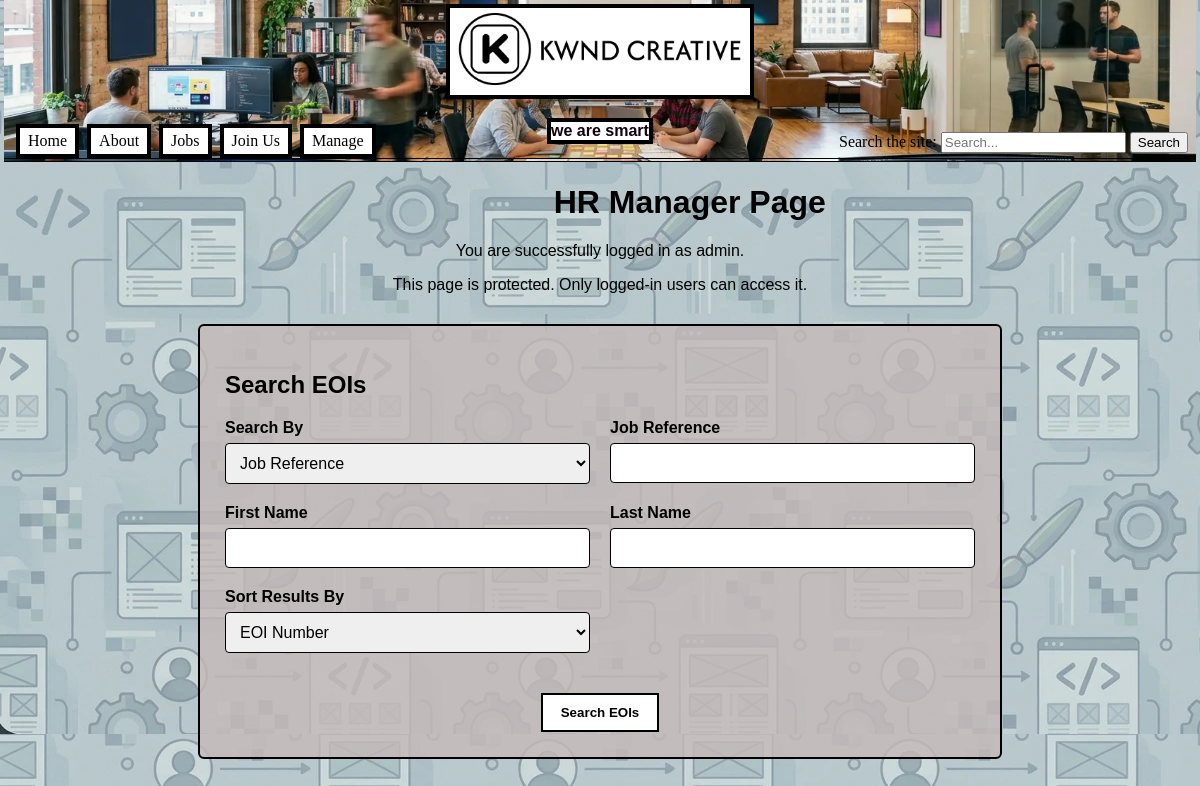
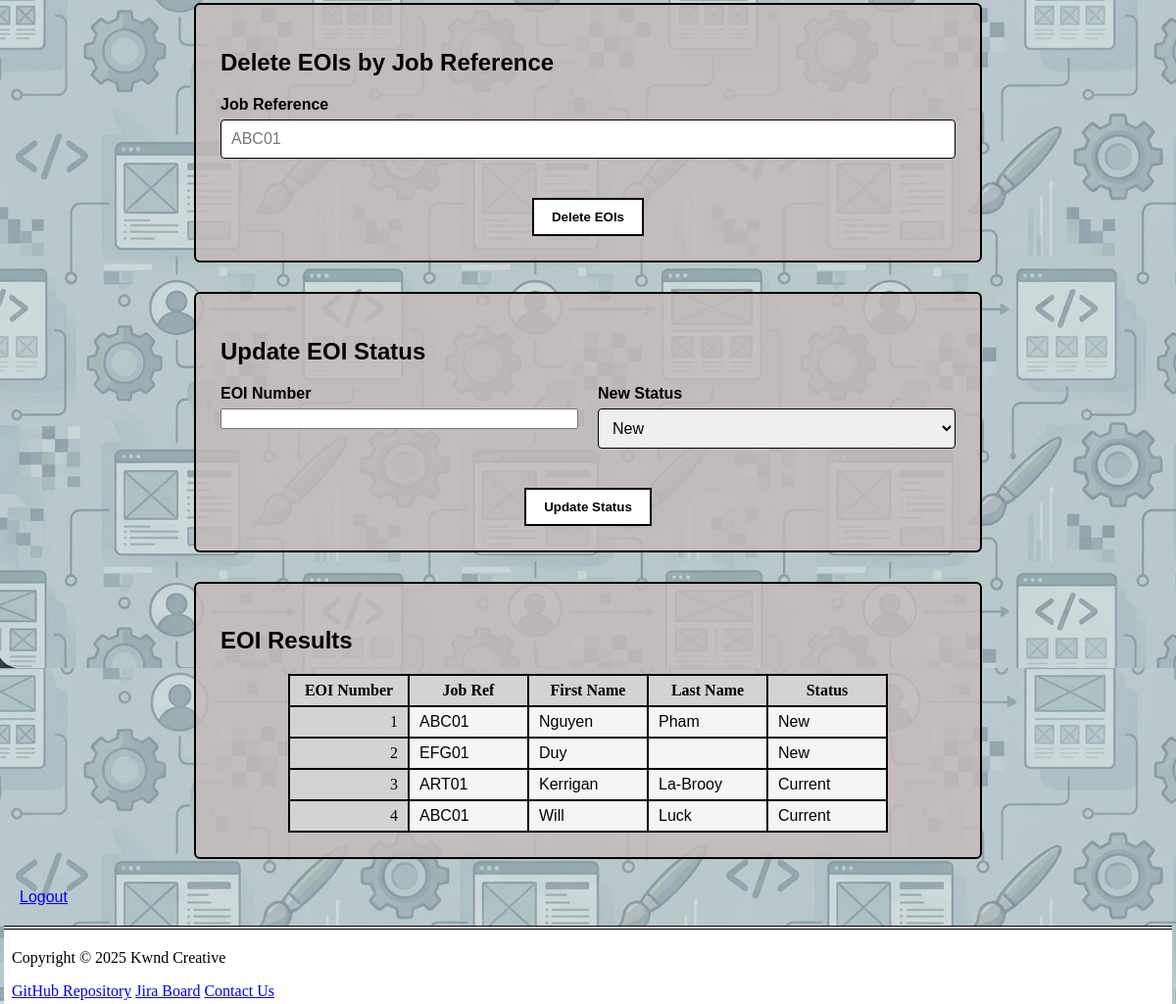
/manage.php (signed in), run on the app's committed database (2 pictures, top to bottom).
### tables this page shows
CREATE TABLE `eoi` (
  `EOINumber` int(11) NOT NULL,
  `JobRef` varchar(5) NOT NULL,
  `FirstName` varchar(20) NOT NULL,
  `LastName` varchar(20) NOT NULL,
  `DOB` date NOT NULL,
  `Gender` enum('Male','Female','Other') NOT NULL,
  `Street` varchar(40) NOT NULL,
  `SuburbTown` varchar(40) NOT NULL,
  `State` enum('VIC','NSW','QLD','SA','WA','TAS','ACT','NT') NOT NULL,
  `Postcode` char(4) NOT NULL,
  `Email` varchar(60) NOT NULL,
  `Phone` varchar(12) NOT NULL,
  `Skills` varchar(300) NOT NULL,
  `OtherSkills` varchar(300) DEFAULT NULL,
  `Status` enum('New','Current','Final') NOT NULL DEFAULT 'New'
);

### manage.php (the view, shortened to what this page needs)
<?php include 'header.inc'; ?>
<?php
require_once("settings.php");
$conn = mysqli_connect($host, $user, $password, $database);
$query = "SELECT * FROM eoi";
$result = (mysqli_query($conn, $query));
?>
<main>
    <div class="formIntro">
        <h1>HR Manager Page</h1>
        <p>You are successfully logged in as admin.</p>
        <p>This page is protected. Only logged-in users can access it.</p>
    </div>
    <section id="applicationForm">
    <h2>Search EOIs</h2>
        <form method="post" action="manage.php">
            <div class="formGrid">
                <div class="formRow">
                    <label for="searchType">Search By</label>
                    <select id="searchType" name="searchType">
                        <option value="jobRef">Job Reference</option>
                    </select>
                </div>
                <div class="formRow">
                    <label for="jobRef">Job Reference</label>
                    <input type="text"
                        id="jobRef"
                        name="jobRef">
                </div>
                <div class="formRow">
                    <label for="firstName">First Name</label>
                    <input type="text"
                        id="firstName"
                        name="firstName">
                </div>
                <div class="formRow">
                    <label for="lastName">Last Name</label>
                    <input type="text"
                        id="lastName"
                        name="lastName">
                </div>
                <div class="formRow">
                    <label for="sortField">Sort Results By</label>
                    <select id="sortField" name="sortField">
                        <option value="">EOI Number</option>
                    </select>
                </div>
                <div class="formButtons fullWidth">
                    <input type="submit"
                        name="search"
                        value="Search EOIs">
                </div>
            </div>
        </form>
    </section>
    <section id="applicationForm">
        <h2>Delete EOIs by Job Reference</h2>
        <form method="post" action="manage.php">
            <div class="formGrid">
                <div class="formRow fullWidth">
                    <label for="deleteRef">Job Reference</label>
                    <input type="text"
                           id="deleteRef"
                           name="deleteRef"
                           placeholder="ABC01">
                </div>
                <div class="formButtons fullWidth">
                    <input type="submit" name="delete" value="Delete EOIs">
                </div>
            </div>
        </form>
    </section>
    <section id="applicationForm">
    <h2>Update EOI Status</h2>
        <form method="post" action="manage.php">
            <div class="formGrid">
                <div class="formRow">
                    <label for="eoiID">EOI Number</label>
                    <input type="number"
                        id="eoiID"
                        name="eoiID">
                </div>
                <div class="formRow">
                    <label for="status">New Status</label>
                    <select id="status" name="status">
                        <option value="New">New</option>
                    </select>
                </div>
                <div class="formButtons fullWidth">
                    <input type="submit"
                        name="updateStatus"
                        value="Update Status">
                </div>
            </div>
        </form>
    </section>
    <section id="applicationForm">
        <h2>EOI Results</h2>
        <table class="hobbyTable" id="hobbyTable">
            <tr>
                <th>EOI Number</th>
                <th>Job Ref</th>
                <th>First Name</th>
                <th>Last Name</th>
                <th>Status</th>
            </tr>
            <?php
                while ($row = mysqli_fetch_assoc($result)) {
            ?>
            <tr>
                <td><?php echo $row["EOINumber"]; ?></td>
                <td><?php echo $row["JobRef"]; ?></td>
                <td><?php echo $row["FirstName"]; ?></td>
                <td><?php echo $row["LastName"]; ?></td>
                <td><?php echo $row["Status"]; ?></td>
            </tr>
            <?php
                }
            ?>
        </table>
    </section>
    <p><a href="logout.php">Logout</a></p>
</main>
<?php include 'footer.inc'; ?>

### styles/style.css (style rules this page uses)
body { margin: 0; padding: 0; background-image: url('images/backdrop.webp'); background-repeat: repeat; }
table { border-collapse: collapse; }
th, td { border: 2px solid #000000; padding: 6px 10px; min-width: 100px; }
td:first-child { text-align: right; }
.hobbyTable { margin: auto; }
#hobbyTable { border: 4px #000000; background-color: #f5f5f5; }
#hobbyTable th { font-family: 'Lucida Sans', 'Lucida Sans Regular'; background-color: #d3d3d3; }
#hobbyTable tr:not(:first-child) td:first-child { font-family: 'Lucida Sans', 'Lucida Sans Regular'; background-color: #d3d3d3; }
section { margin-bottom: 30px; }
main { margin: 20px; font-family: Arial, sans-serif; }
.formIntro { text-align: center; max-width: 800px; margin: 20px auto; }
#applicationForm { max-width: 750px; margin: 30px auto; padding: 25px; border: 2px solid #000000; background-color: hsla(0, 9%, 75%, 0.815); border-radius: 6px; }
#applicationForm label { display: block; font-weight: bold; margin-bottom: 6px; }
#applicationForm input[type="text"], #applicationForm input[type="email"], #applicationForm input[type="tel"], #applicationForm select, #applicationForm textarea { width: 100%; padding: 10px; border: 1px solid #000000; border-radius: 4px; box-sizing: border-box; font-size: 1em; }
.formButtons { text-align: center; margin-top: 20px; }
.formButtons input[type="submit"], .formButtons input[type="reset"] { background-color: #ffffff; border: 2px solid #000000; padding: 10px 18px; margin: 0 8px; cursor: pointer; font-weight: bold; }
body { background-color: #FDFCFA; }
.formGrid { display: grid; grid-template-columns: 1fr 1fr; gap: 20px; }
.formRow { display: flex; flex-direction: column; }
.fullWidth { grid-column: 1 / -1; }

### data on the page
eoi: EOINumber "1", JobRef "ABC01", FirstName "Nguyen", LastName "Pham", Status "New"
eoi: EOINumber "2", JobRef "EFG01", FirstName "Duy", Status "New"
eoi: EOINumber "3", JobRef "ART01", FirstName "Kerrigan", LastName "La-Brooy", Status "Current"
eoi: EOINumber "4", JobRef "ABC01", FirstName "Will", LastName "Luck", Status "Current"
